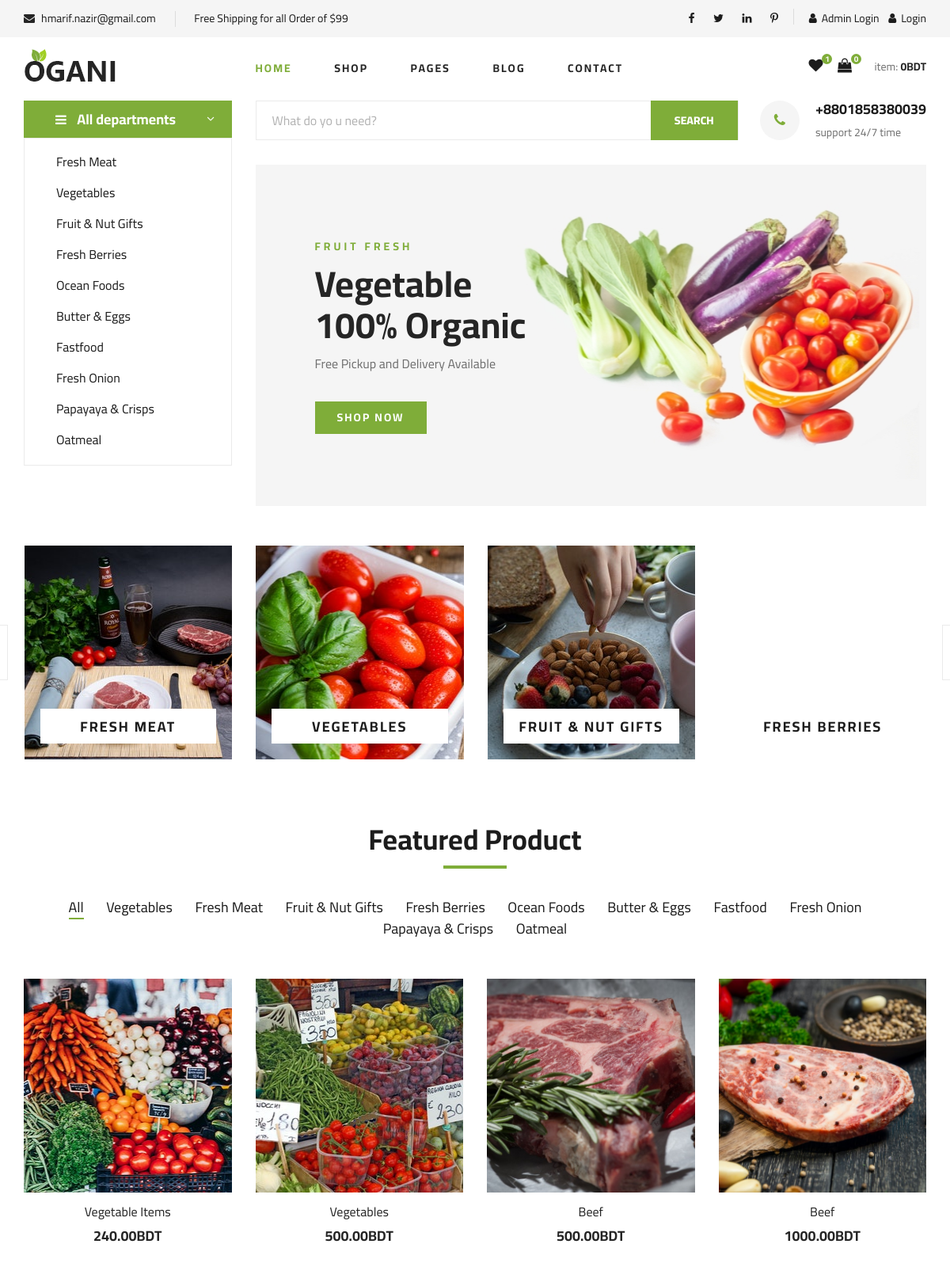
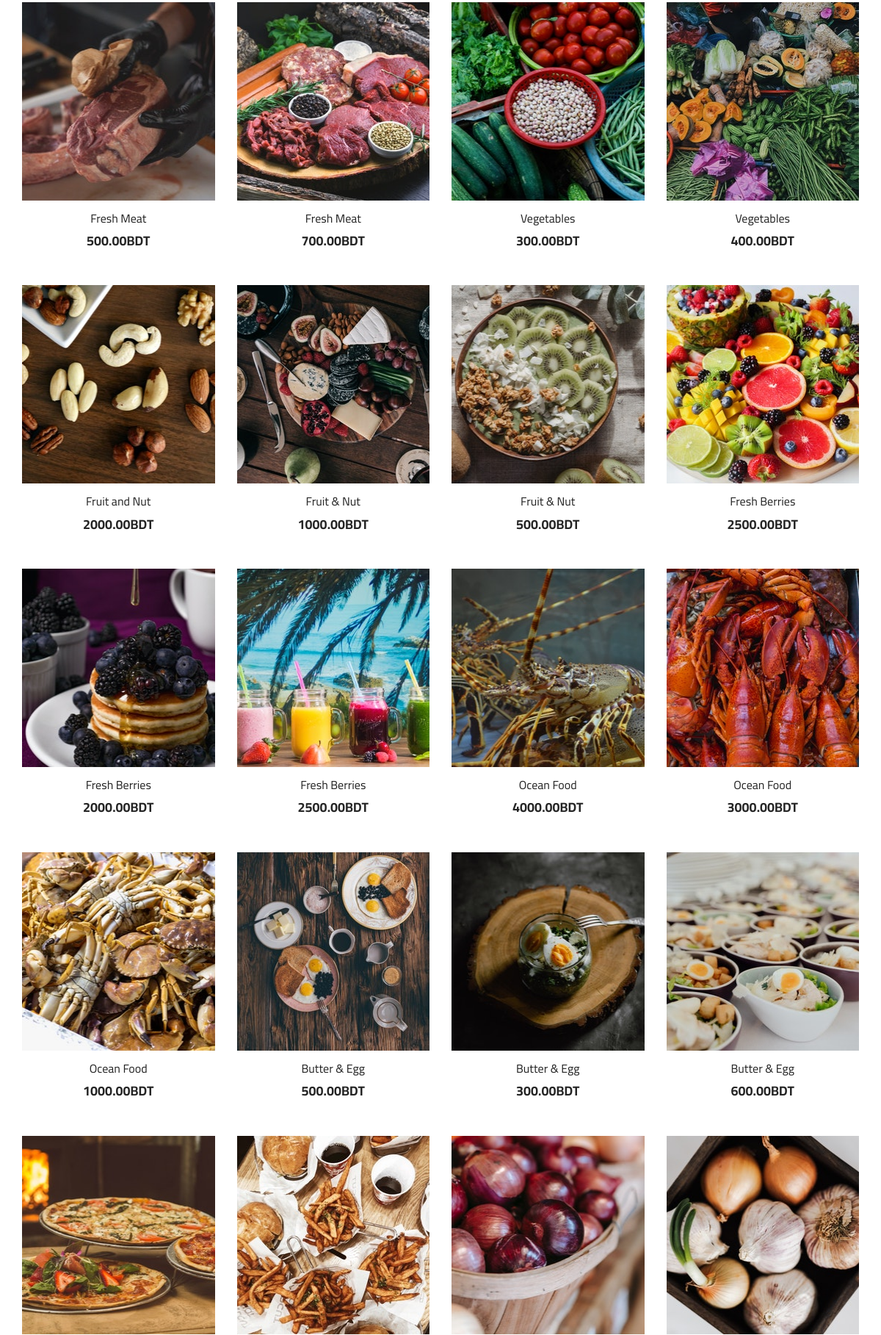
The page / (upper part) on the database its author committed (2 pictures, top to bottom).
### tables this page shows
CREATE TABLE `product_category` (
  `id` int(11) NOT NULL,
  `category` varchar(255) NOT NULL,
  `image` varchar(255) NOT NULL,
  `banner` varchar(255) DEFAULT NULL,
  `show_home` int(11) DEFAULT 0,
  `created_at` timestamp NOT NULL DEFAULT current_timestamp() ON UPDATE current_timestamp(),
  `deleted_at` timestamp NOT NULL DEFAULT current_timestamp() ON UPDATE current_timestamp()
);

CREATE TABLE `product` (
  `id` int(11) NOT NULL,
  `category_id` varchar(255) NOT NULL,
  `name` varchar(255) NOT NULL,
  `review_products` int(11) NOT NULL,
  `price` decimal(10,2) NOT NULL,
  `discount` decimal(10,2) NOT NULL,
  `desc_short` varchar(255) NOT NULL,
  `desc_long` varchar(255) NOT NULL,
  `information` varchar(255) NOT NULL,
  `ratings` varchar(255) NOT NULL,
  `qty` int(11) DEFAULT NULL,
  `status` int(11) DEFAULT NULL,
  `shipping` varchar(255) DEFAULT NULL,
  `weight` varchar(255) DEFAULT NULL,
  `latest_products` int(11) DEFAULT NULL,
  `top_rated_products` int(11) DEFAULT NULL,
  `offer` int(11) DEFAULT NULL,
  `thumb` varchar(255) NOT NULL,
  `image` varchar(255) NOT NULL,
  `created_at` timestamp NOT NULL DEFAULT current_timestamp() ON UPDATE current_timestamp(),
  `deleted_at` timestamp NOT NULL DEFAULT current_timestamp() ON UPDATE current_timestamp()
);

### includes/connection.php (called while the page is built, shortened)
<?php
    require_once('crud/crud.php');
    $base_url="http://localhost/e-commerce_project";
    $mysqli=new crud;

### crud/crud.php (called while the page is built, shortened)
<?php
    class crud{
        private $conn;
        public function __construct(){
            $this->conn=new mysqli("localhost","root","","e-commerce");
        }
        public function common_select($table,$data="*",$where=false,$orderby=false,$order="ASC",$limit=false,$offset=false){
            $selectdata=$error=$msg=false;
            $numrows=0;
            $sql="select $data from $table ";
            if($where && is_array($where)){
                $sql.= "where ";
                foreach($where as $k=>$v){
                    $sql.= "$k='$v' and ";
                }
                $sql=rtrim($sql,"and ");
            }
            if($orderby){
                $sql.= " order by $orderby $order";
            }
            $res=$this->conn->query($sql);
            if($res->num_rows > 0){
				$data = array();
				while($singleData = $res->fetch_object()){
					$data[] = $singleData;
				}
                $selectdata=$data;
                $numrows=$res->num_rows;
                $msg="data found";
            }else{
                $msg="No data found";
                $error=true;
                $numrows=$res->num_rows;
            }
            $return=array("msg"=>$msg,"error"=>$error,"selectdata"=>$selectdata,"numrows"=>$numrows);
            return $return;
        }
        public function custom_select($sql){
            $selectdata=$error=$msg=false;
            $numrows=0;
            $res=$this->conn->query($sql);
            if($res->num_rows > 0){
                $data = array();
                while($singleData = $res->fetch_object()){
                    $data[] = $singleData;
                }
                $selectdata=$data;
                $numrows=$res->num_rows;
                $msg="data found";
            }else{
                $msg="No data found";
                $error=$this->conn->error;
                $numrows=$res->num_rows;
            }
            $return=array("msg"=>$msg,"error"=>$error,"selectdata"=>$selectdata,"numrows"=>$numrows);
            return $return;
        }
    }
?>

### index.php (the view, shortened to what this page needs)
<?php include('includes/header.php') ?>
    <section class="hero">
      <div class="container">
        <div class="row">
          <div class="col-lg-3">
            <div class="hero__categories">
              <div class="hero__categories__all">
                <i class="fa fa-bars"></i>
                <span>All departments</span>
              </div>
              <ul>
                <?php
                    $cats=$mysqli->common_select('product_category','id,category');
                    if(!$cats['error']){
                        foreach($cats['selectdata'] as $cat){
                ?>
                <li><a href="category.php?id=<?= $cat->id ?>"><?= $cat->category ?></a></li>
                <?php } } ?>
              </ul>
            </div>
          </div>
          <div class="col-lg-9">
            <div class="hero__search">
              <div class="hero__search__form">
                <form action="#">
                  <input type="text" placeholder="What do yo u need?" />
                  <button type="submit" class="site-btn">SEARCH</button>
                </form>
              </div>
              <div class="hero__search__phone">
                <div class="hero__search__phone__icon">
                  <i class="fa fa-phone"></i>
                </div>
                <div class="hero__search__phone__text">
                  <h5>+8801858380039</h5>
                  <span>support 24/7 time</span>
                </div>
              </div>
            </div>
            <div class="hero__item set-bg" data-setbg="img/hero/banner.jpg">
              <div class="hero__text">
                <span>FRUIT FRESH</span>
                <h2>Vegetable <br />100% Organic</h2>
                <p>Free Pickup and Delivery Available</p>
                <a href="<?= $base_url ?>/category.php?id=9" class="primary-btn">SHOP NOW</a>
              </div>
            </div>
          </div>
        </div>
      </div>
    </section>
    <section class="categories">
      <div class="container">
        <div class="row">
          <div class="categories__slider owl-carousel">
            <?php
              $where['show_home']=1;
              $hcats=$mysqli->common_select('product_category','*',$where);
              if(!$hcats['error']){
                foreach($hcats['selectdata'] as $cat){
            ?>
            <div class="col-lg-3">
              <div
                class="categories__item set-bg"
                data-setbg="admin/images/category/<?= $cat->image ?>">
                <h5><a href="category.php?id=<?= $cat->id ?>"><?= $cat->category ?></a></h5>
              </div>
            </div>
            <?php } } ?>
          </div>
        </div>
      </div>
    </section>
    <section class="featured spad">
      <div class="container">
        <div class="row">
          <div class="col-lg-12">
            <div class="section-title">
              <h2>Featured Product</h2>
            </div>
            <div class="featured__controls">
              <ul>
                <li class="active" data-filter="*">All</li>
                <?php
                  $fcsql="SELECT * FROM `product_category` WHERE `id` in (select category_id from product where product.latest_products = 1)";
                  $fcatdata=$mysqli->custom_select($fcsql);
                  if($fcatdata['numrows'] > 0){
                    foreach($fcatdata['selectdata'] as $d){
                ?>
                <li data-filter=".catt<?= $d->id ?>"><?= $d->category ?></li>
                <?php } } ?>
              </ul>
            </div>
          </div>
        </div>
        <div class="row featured__filter">
        <?php
            $wh['offer']=1;
            $fcatdata=$mysqli->common_select('product','*',$wh);
            if($fcatdata['numrows'] > 0){
              foreach($fcatdata['selectdata'] as $d){
          ?>
          <div class="col-lg-3 col-md-4 col-sm-6 mix catt<?= $d->category_id ?> fresh-meat">
            <div class="featured__item">
              <div
                class="featured__item__pic set-bg"
                data-setbg="<?= $base_url?>/admin/images/products/thumb/<?= $d->thumb ?>"
              >
              </div>
              <div class="featured__item__text">
                <h6><a href="shop-details.php?id=<?= $d->id ?>"><?= $d->name ?></a></h6>
                <h5><?= $d->price ?>BDT</h5>
              </div>
            </div>
          </div>
          <?php } } ?>
        </div>
      </div>
    </section>
    <?php include('includes/footer.php') ?>

### rows shown on the page
product_category: category "Fresh Meat", shows a picture, category "FRESH MEAT"
product_category: category "Vegetables", shows a picture, category "VEGETABLES"
product_category: category "Fruit & Nut Gifts", shows a picture, category "FRUIT & NUT GIFTS"
product_category: category "Fresh Berries", category "FRESH BERRIES"
product_category: category "Ocean Foods"
product_category: category "Butter & Eggs"
product_category: category "Fastfood"
product_category: category "Fresh Onion"
product_category: category "Papayaya & Crisps"
product_category: category "Oatmeal"
product: shows a picture, name "Vegetable Items", price "240.00"
product: shows a picture, name "Vegetables", price "500.00"
product: shows a picture, name "Beef", price "500.00"
product: shows a picture, name "Beef", price "1000.00"
product: shows a picture, name "Fresh Meat", price "500.00"
product: shows a picture, name "Fresh Meat", price "700.00"
product: shows a picture, name "Vegetables", price "300.00"
product: shows a picture, name "Vegetables", price "400.00"
product: shows a picture, name "Fruit and Nut", price "2000.00"
product: shows a picture, name "Fruit & Nut", price "1000.00"
product: shows a picture, name "Fruit & Nut", price "500.00"
product: shows a picture, name "Fresh Berries", price "2500.00"
product: shows a picture, name "Fresh Berries", price "2000.00"
product: shows a picture, name "Fresh Berries", price "2500.00"
product: shows a picture, name "Ocean Food", price "4000.00"
product: shows a picture, name "Ocean Food", price "3000.00"
product: shows a picture, name "Ocean Food", price "1000.00"
product: shows a picture, name "Butter & Egg", price "500.00"
product: shows a picture, name "Butter & Egg", price "300.00"
product: shows a picture, name "Butter & Egg", price "600.00"
product: shows a picture
product: shows a picture
product: shows a picture
product: shows a picture
